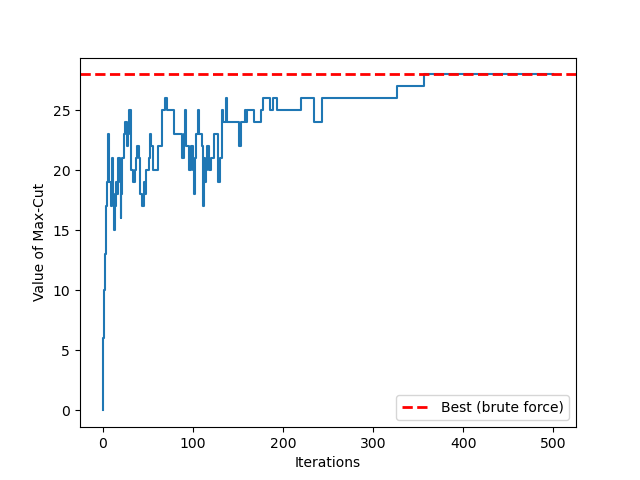
#> input picture prototyping/maxcut_sa.png, 640 x 480 px, given in place of the camera
$ python lp2.py
#> lines starting #> are read from the running program, lines starting #| are printed output that depends on the picture
import numpy as np
import cv2
import matplotlib.pyplot as plt
from scipy.io import loadmat, savemat

###############################################################################
# Helper functions
###############################################################################

def iir_order1(current_input, prev_output, b0, a1):
    """
    Replaces the missing iir_order3 from your MATLAB code.
    Based on the usage pattern, it appears to be a first-order IIR:
        y[n] = b0 * current_input + a1 * y[n-1]
    """
    return b0 * current_input + a1 * prev_output

def convolve(frame, kernel):
    """
    Convolve 2D array 'frame' with 2D array 'kernel' using OpenCV's filter2D.
    Since your kernels are symmetric, correlation == convolution for these.
    By default, this uses BORDER_CONSTANT to emulate zero-padding like MATLAB's conv2(...,'same').
    """
    # Convert frame and kernel to float32 if needed:
    frame_f32  = frame.astype(np.float32)
    kernel_f32 = kernel.astype(np.float32)

    # ddepth = -1 means "same type as source."
    filtered = cv2.filter2D(frame_f32, ddepth=-1, kernel=kernel_f32, borderType=cv2.BORDER_CONSTANT)
    return filtered

###############################################################################
# Main code
###############################################################################

def retina_simulation():
    #---------------------------------------------------------------------------
    # 1) LOAD DATA (sinusoidal grating or chirp); replicate:
    #    load chirp -> chirp_in
    #    Then do: sinewave3D = 255 * permute(chirp_in, [2, 3, 1])
    #---------------------------------------------------------------------------

    #---------------------------------------------------------------------------
    # 3) Define all parameters
    #---------------------------------------------------------------------------
    # Outer Plexiform Layer (OPL) parameters
    lambda_opl = 1.0
    relative_weight = 0.5
    sigma_center = 0.05
    tau_center   = 0.01
    sigma_surround = 0.15
    tau_surround   = 0.01
    undershoot_tau_center = 0.01
    steps = 0.001  # time step

    # For the center temporal filter
    norm1 = 2.0 * tau_center / steps
    norm1_inv = 1.0 / norm1
    ac_1 = -np.exp(-steps / tau_center)
    bc_0 = 1.0 - (-np.exp(-steps / tau_center))  # i.e. 1 - ac_1

    # For the high-pass filter
    norm2 = 2.0 * (undershoot_tau_center / steps)
    norm2_inv = 1.0 / norm2
    a1_1 = -np.exp(-steps / undershoot_tau_center)
    b1_0 = 1.0 - a1_1
    omega_c = 0.5 / norm2

    # For the surround temporal filter
    norm3 = 2.0 * (tau_surround / steps)
    norm3_inv = 1.0 / norm3
    as_1 = -np.exp(-steps / tau_surround)
    bs_0 = 1.0 - (-np.exp(-steps / tau_surround)) # 1 - as_1
    w_s = norm3_inv * relative_weight

    w, h = 640, 480

    # OPL state
    x1 = np.zeros((w, h), dtype=np.float32)  # for the high-pass center filter
    y  = np.zeros((w, h), dtype=np.float32)  # used right after x1 * b1_0
    y1 = np.zeros((w, h), dtype=np.float32)  # center low-pass
    y2 = np.zeros((w, h), dtype=np.float32)  # surround low-pass

    # Bipolar layer
    inputNernst_inhibition = 0.0
    g_leak = 50.0      # bipolar leak
    input_amp = 50.0   # linear input amplification
    lambda_amp = 0.0   # adaptation gain
    adaptation_tau = 0.005
    a_0 = 1.0
    a_1 = -(np.exp(-steps / adaptation_tau))
    b_0 = 1.0 - a_1
    preceding_V_bip       = np.zeros((w, h), dtype=np.float32)
    preceding_inhibition  = np.ones((w, h), dtype=np.float32)
    preceding_attenuation = np.ones((w, h), dtype=np.float32)
    lambda_amp_b_0 = lambda_amp * b_0

    # IPL/Ganglion parameters
    refr_mu    = 0.003
    refr_sigma = 0.001
    noise_sigma = 0.1
    g_L = 50.0
    tau = 0.001
    mem_n = noise_sigma * np.sqrt(g_L / tau)

    initialize = 1000.0 * (refr_mu + refr_sigma * np.ones((w, h), dtype=np.float32))
    zeros1     = np.zeros((w, h), dtype=np.float32)
    V = 0.5 + 0.2 * np.zeros((w, h), dtype=np.float32)
    refr  = 1000.0 * (refr_mu + refr_sigma * np.ones((w, h), dtype=np.float32))
    all_spikes = []

    # Nonlinearity parameters
    lambda_G = 100.0
    i_0 = 37.0
    v_0 = 0.0
    sign = 1.0
    transient_tau = 0.02
    norm4 = 2.0 * (transient_tau / steps)
    omega_g = 0.72 / norm4
    transient = np.zeros((w, h), dtype=np.float32)
    x2 = np.zeros((w, h), dtype=np.float32)
    a2_0 = 1.0
    a2_1 = -np.exp(-steps / transient_tau)
    b2_0 = 1.0 - a2_1

    i_0_i = i_0 * i_0

    #---------------------------------------------------------------------------
    # Example small 3x3, 7x7 kernels from your code
    #---------------------------------------------------------------------------
    kernel_center = np.array([
        [0.011660098, 0.08615712,  0.011660098],
        [0.08615712,  0.63661975,  0.08615712 ],
        [0.011660098, 0.08615712,  0.011660098]
    ], dtype=np.float32)

    kernel_surround = np.array([
        [0.0116601,  0.08615712, 0.0116601 ],
        [0.08615712, 0.63661975, 0.08615712],
        [0.0116601,  0.08615712, 0.0116601 ]
    ], dtype=np.float32)

    kernel_bipolar = np.array([
        [1.96519161240319e-05,   0.000239409349497270, 0.00107295826497866, 0.00176900911404382, 0.00107295826497866, 0.000239409349497270, 1.96519161240319e-05],
        [0.000239409349497270,   0.00291660295438644,  0.0130713075831894,  0.0215509428482683,  0.0130713075831894,  0.00291660295438644,  0.000239409349497270],
        [0.00107295826497866,    0.0130713075831894,   0.0585815363306070,  0.0965846250185641,  0.0585815363306070,  0.0130713075831894,   0.00107295826497866],
        [0.00176900911404382,    0.0215509428482683,   0.0965846250185641,  0.159241125690702,   0.0965846250185641,  0.0215509428482683,   0.00176900911404382],
        [0.00107295826497866,    0.0130713075831894,   0.0585815363306070,  0.0965846250185641,  0.0585815363306070,  0.0130713075831894,   0.00107295826497866],
        [0.000239409349497270,   0.00291660295438644,  0.0130713075831894,  0.0215509428482683,  0.0130713075831894,  0.00291660295438644,  0.000239409349497270],
        [1.96519161240319e-05,   0.000239409349497270, 0.00107295826497866, 0.00176900911404382, 0.00107295826497866, 0.000239409349497270, 1.96519161240319e-05]
    ], dtype=np.float32)


    cap = cv2.VideoCapture(0)  # Replace with video path or camera index
    cap.set(cv2.CAP_PROP_FRAME_WIDTH, w)
    cap.set(cv2.CAP_PROP_FRAME_HEIGHT, h)
    #---------------------------------------------------------------------------
    # 4) Main loop over time frames
    #---------------------------------------------------------------------------
    while cap.isOpened():
        ret, current_frame = cap.read()
#> current_frame is the input picture: shape (480, 640, 3); mean B, G, R 250, 249, 248.5
        if not ret:
            break

        # Convert to grayscale for simplicity (optional, can work with color too)
        frame = cv2.cvtColor(current_frame, cv2.COLOR_BGR2GRAY).T
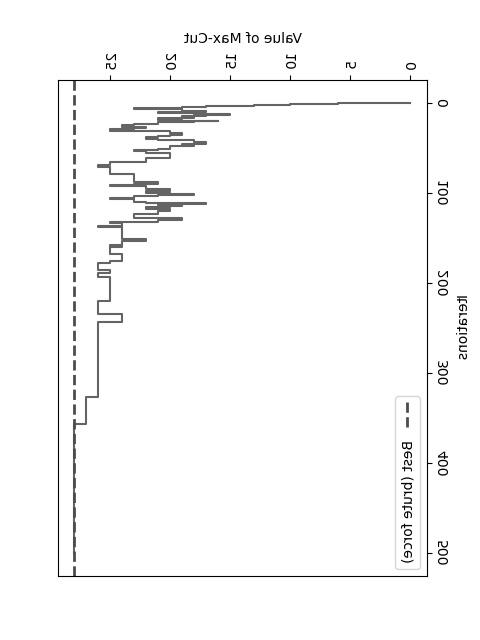
#> frame: shape (640, 480); min 0, max 255, mean 249


        # Center: convolve with kernel_center, then time low-pass
        center_G = lambda_opl * convolve(frame, kernel_center)
        y1 = iir_order1(center_G, y1, bc_0, ac_1)  # first-order IIR
        E_center = y1 * norm1_inv

        # High-pass filter on center
        y = (x1 * b1_0) + (y * a1_1)  # or (y = b1_0*x1 + a1_1*y)
        x1 = E_center
        T_center = E_center - omega_c * y

        # Surround: convolve T_center with kernel_surround, then low-pass
        surround_G = convolve(T_center, kernel_surround)
        y2 = iir_order1(surround_G, y2, bs_0, as_1)
        surround_signal = w_s * y2

        # Center minus surround
        IOPL = T_center - surround_signal

        cv2.imshow("IOPL", cv2.normalize(IOPL, None, 0, 255, cv2.NORM_MINMAX).astype(np.uint8))
        #-------------------------- Bipolar cells -------------------------------
        total_conductance = g_leak + preceding_inhibition
        attenuation_map = 1.0 + (-steps * total_conductance)

        E_infinity = (input_amp * IOPL) / total_conductance
        V_bip = ((preceding_V_bip - E_infinity) * attenuation_map) + E_infinity

        # A small non-linear feedback
        inhibition = (lambda_amp_b_0 * (preceding_V_bip * preceding_V_bip) -
                      (preceding_inhibition * a_1)) / a_0

        # Spatial convolution for the inhibition
        inhibition = convolve(inhibition, kernel_bipolar)

        # Update states
        preceding_V_bip       = V_bip
        preceding_attenuation = attenuation_map
        preceding_inhibition  = inhibition

        # Store Bipolar (or OPL) result in OPL_filter
        #cv2.imshow("IOPL", cv2.normalize(IOPL, None, 0, 255, cv2.NORM_MINMAX).astype(np.uint8))

        #------------------ IPL & Ganglion cell spiking ------------------------
        # A transient filter step
        transient = (x2 * b2_0) + (transient * a2_1)
        x2 = V_bip

        # High-pass
        x_ipl = sign * (V_bip - omega_g * transient)

        # Static nonlinearity
        r =  lambda_G * (x_ipl - v_0)
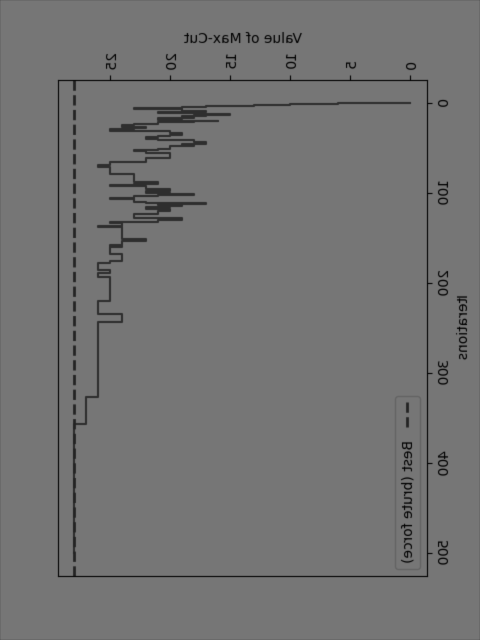
#> r: shape (640, 480) float32; min 3.89, max 118.8, mean 115.8

        # Two cases:
        # if x > v0 -> i_0 + r
        # else       -> i_0_i / (i_0 - r)
        IGang = np.where(r > 0, (i_0 + r), (i_0_i / (i_0 - r)))
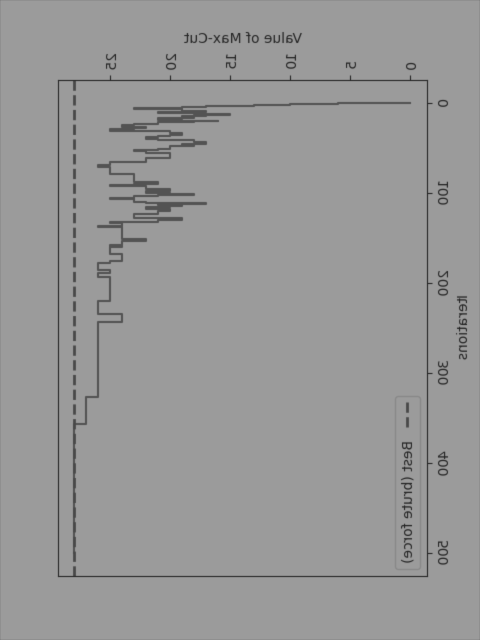
#> IGang: shape (640, 480) float32; min 40.89, max 155.8, mean 152.8

        # Membrane & spiking
        # For truly random noise each timestep: noise = np.random.randn(w,h)*someSigma
        V = V + (IGang - g_L * V + mem_n) * tau
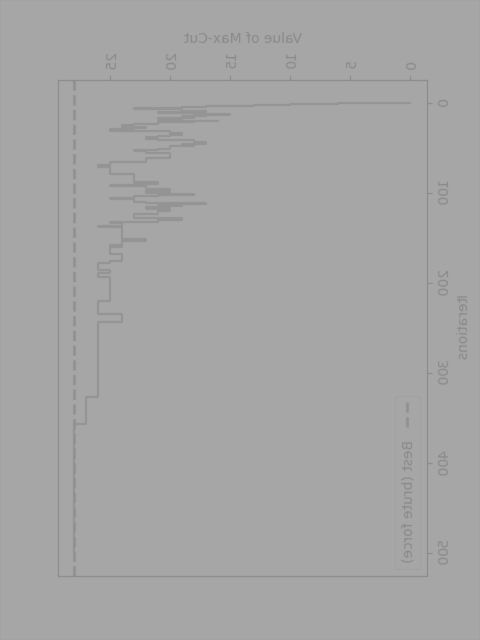
#> V: shape (640, 480) float32; min 0.538, max 0.653, mean 0.65

        # Refractory updates
        refr = refr - 1.0
        # Force V=0 if still in refractory
        V[refr >= 0.5] = 0.0
#> V: shape (640, 480) float32; every value is 0
        # Spikes
        spikes = (V > 1.0)
#> spikes: shape (640, 480) bool; every value is 0
        # Reset refractory time where spiked
        refr_noise = initialize
        refr[spikes] = refr_noise[spikes]
#> refr: shape (640, 480) float32; every value is 3
        # Force negative refr to 0
        refr[refr < 0.0] = 0.0
        # Reset potential to 0 where spiked
        V[spikes] = 0.0

        # Collect spike frames (boolean arrays) if desired
        # all_spikes.append(spikes.astype(np.uint8))  # or float32

        # Exit on 'q' key
        if cv2.waitKey(1) & 0xFF == ord('q'):
#> (key q is pressed here)
            break


retina_simulation()
